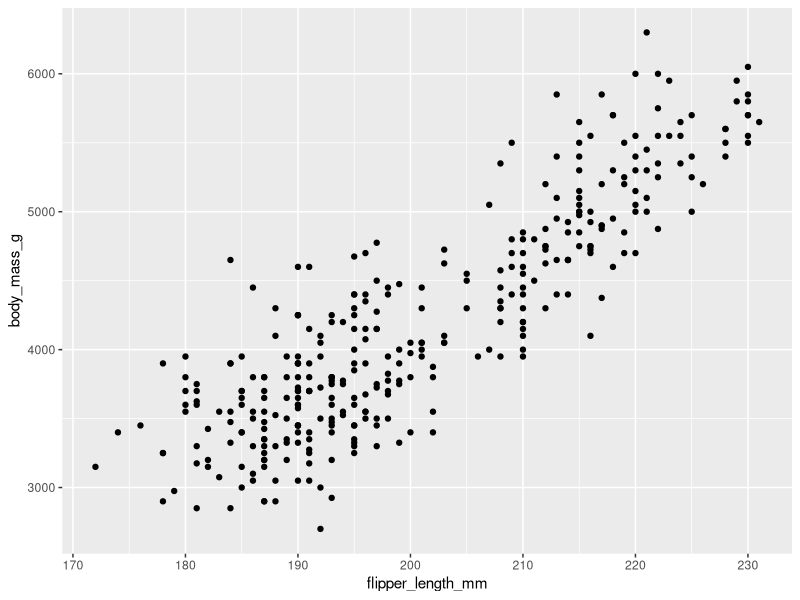
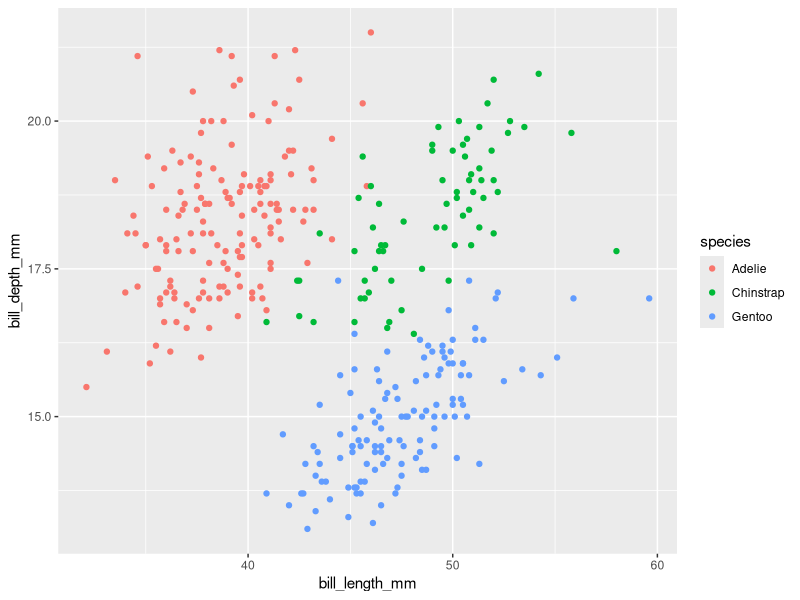
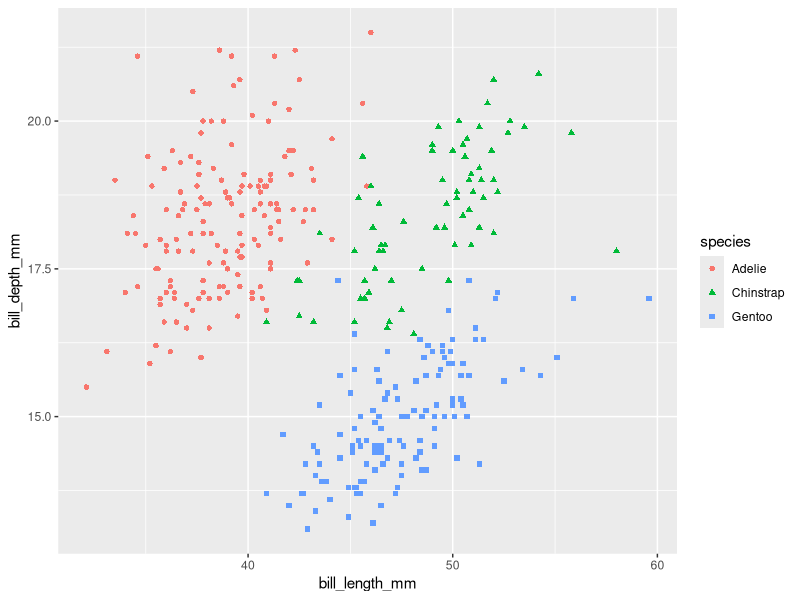
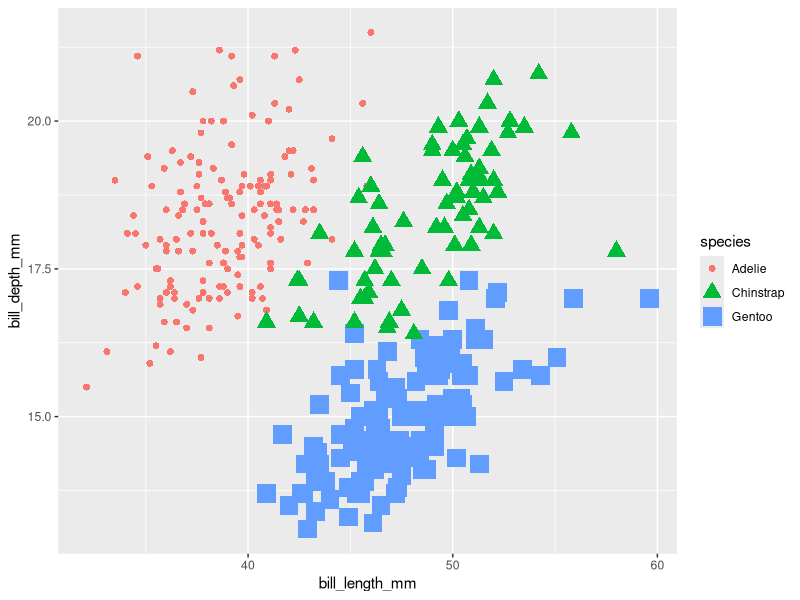
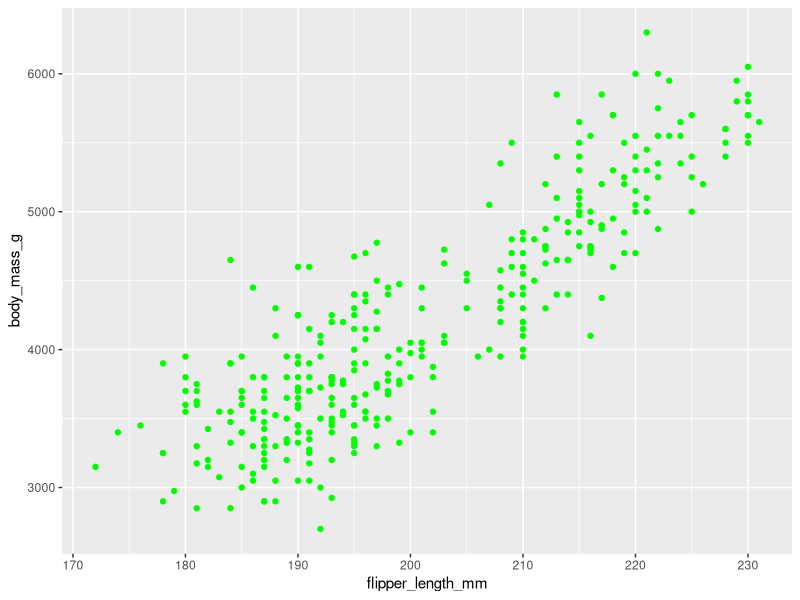
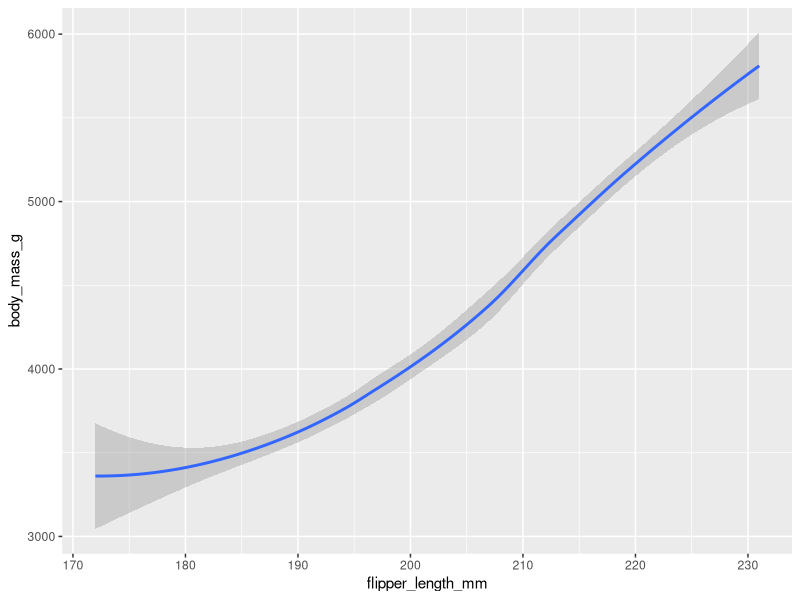
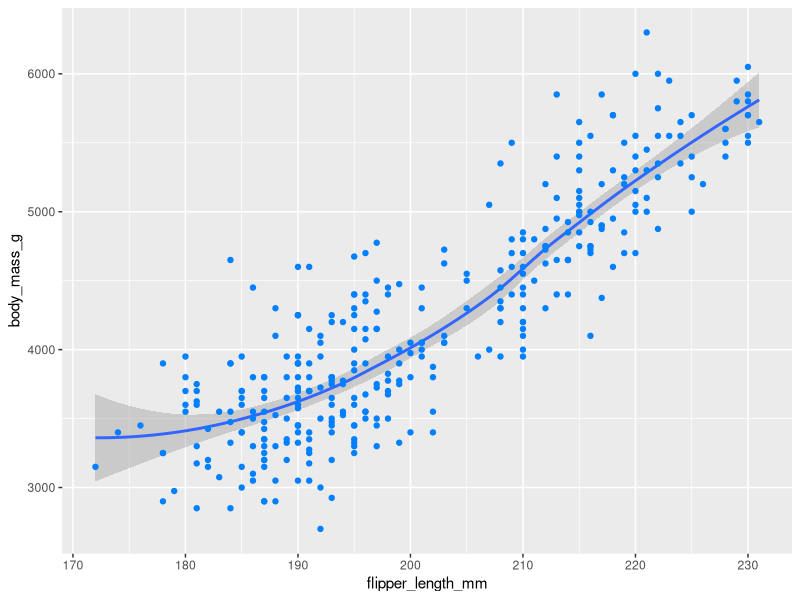
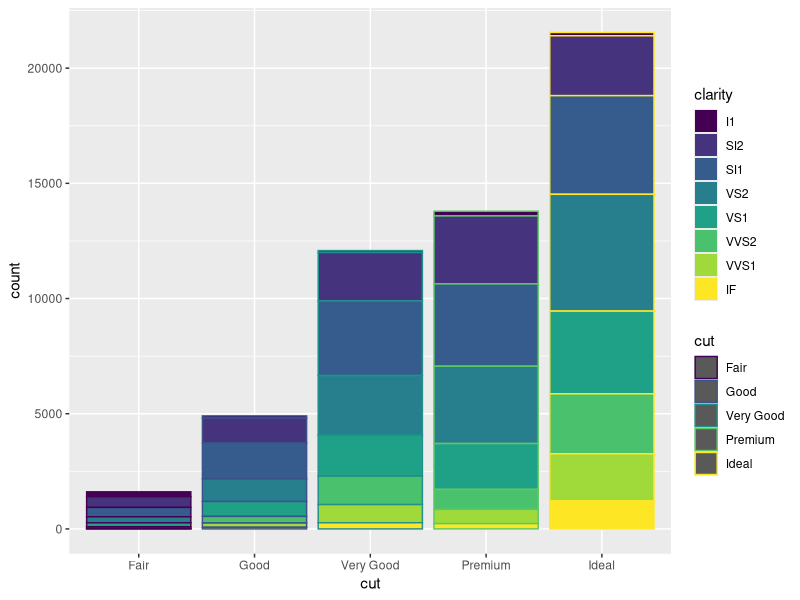

Recreate these plots in R, in order.

#install.packages('tidyverse')

library('ggplot2') # The word ggplot stands for grammer of graphics

library('palmerpenguins') # select library('') and run them if code is saying could not find function "ggplot"

ggplot(data=penguins) + geom_point(mapping = aes ( x = flipper_length_mm, y = body_mass_g))

# + Operator is used to add layers to functions 

# a geom in R stands for geometric data

# mapping function used to determine aesthetics to geom_point using aes function

# Even C has graphics library that's called <graphics.h>

data("penguins")

ggplot(data = penguins) + geom_point(mapping = aes ( x = bill_length_mm, y = bill_depth_mm, color = species)) # parameter color can be added through an uniquely identifying function

ggplot(data = penguins) + geom_point(mapping = aes ( x = bill_length_mm, y = bill_depth_mm, color = species , shape = species)) # Additionally shapes parameter can be used to differenceat the plots

ggplot(data = penguins) + geom_point(mapping = aes ( x = bill_length_mm, y = bill_depth_mm, color = species , shape = species , size = species)) # Also species parameter can be added to determine a specific parameter

# Applying color , shape , species to entire data dataset insted of specific column

ggplot(data = penguins) + geom_point(mapping = aes ( x = flipper_length_mm, y = body_mass_g) , color = 'green')

# In R geom are the set of functions that helps to represent data in various manner
# such as geom_point is used to represent data in the form of dots i.e scretter plots
# and geom_bar to represent data in geom_line 

ggplot(data=penguins) + geom_smooth(mapping = aes ( x = flipper_length_mm, y = body_mass_g))

# Additionaly using + another layer of geom can be added 

ggplot(data=penguins) + geom_smooth(mapping = aes ( x = flipper_length_mm, y = body_mass_g)) + geom_point(mapping = aes ( x = flipper_length_mm, y = body_mass_g), color = '#0080ff') 

# Bar graphs

ggplot(data=diamonds)+
  geom_bar(mapping=aes(x=cut, color = cut , fill = clarity)) # color = cut adds colored boarded among the bars
                                            # or fill = cut can be added to to fill the bars with color
                                            # or fill can be assigned with clarity 
# To vis data with each data categorically separated from each other
# facet functions can be used

ggplot(data = penguins)+ 
  geom_point(mapping = aes(x = flipper_length_mm, y = body_mass_g, color = species))+
  facet_wrap(~species)

# facet_wrap() vises data in a categorical manner 

ggplot(data=diamonds)+
  geom_bar(mapping=aes(x=cut, color = cut , fill = clarity))+
  facet_wrap(~cut)

# facet_grid() vises data in the from of grids

ggplot(data = penguins)+ 
  geom_point(mapping = aes(x = flipper_length_mm, y = body_mass_g, color = species))+
  facet_grid(sex~species)

# Annotations in R 

ggplot(data = penguins)+
  geom_point(mapping = aes(x = flipper_length_mm, y = body_mass_g, color = species))+
  labs(title = "Palmer Penguins: Body Mass vs. Flipper Length" , subtitle = "Report by Mr. Anshu Sarkar" , caption = "Data collected by Dr. Kristen Gorman" )+
  annotate("text", x=220 , y=3500, label = "The Gentoos are the largest" , color = "Blue" , fontface = "bold" , size = 4.5 , angle = 30)

# If all the code is getting too long certain portion of the code can be assigned to a variable

# That would help in the time when certain codes of the script is meant to repeat

# To save a plot as an image or as a PDF the Export option can be used to to save it

# Or ggsave() can be used to do so 

ggsave("Three Penguin Species.png")
